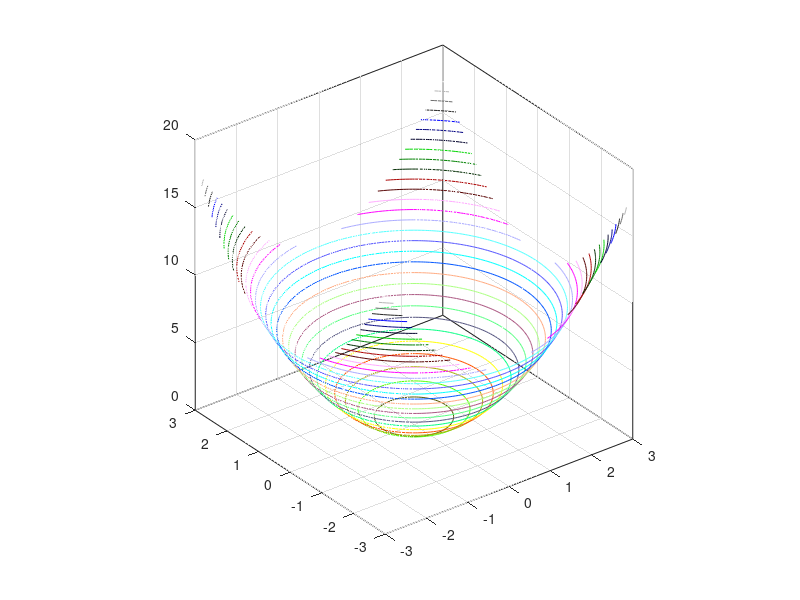

MATLAB code for this plot:

[x,y] = meshgrid(-3:0.05:3,-3:0.05:3)

figure

k = 30
z = x.^2 + y.^2;
contour3(x,y,z,k)

colormap("colorcube")

axis equal;
axis('square');
